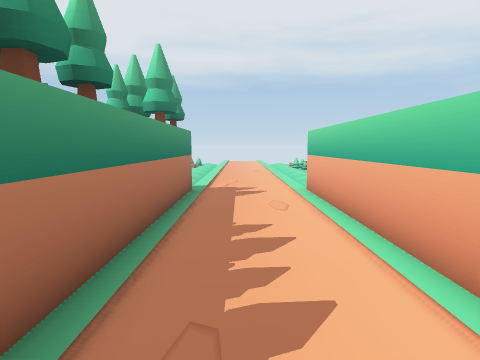
View 1 (above)

17 first-person views from a walk through a 3-D level made in the Unity game engine. The camera is 1.5 m above the floor, tilts 6° down and sees 75° across. The floor is counted in squares, 1 m on a side. Each view is taken from the middle of a square. On the plan, view 1 faces up. The plan holds only what a view shows up to about 15 squares ahead; the rest is blank. The place goes on beyond the plan.

View 2
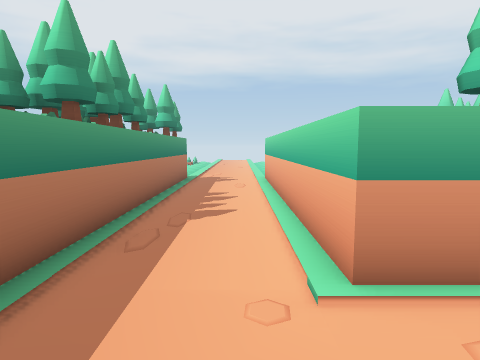

View 3
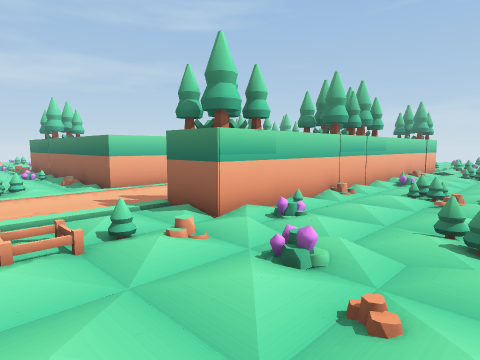

View 4
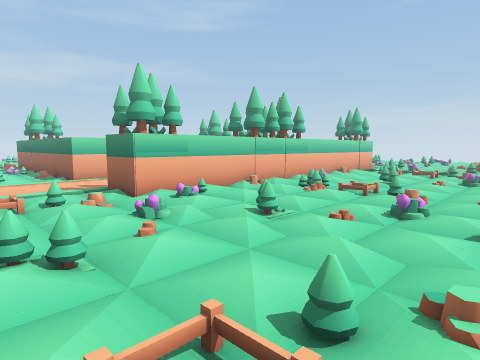

View 5
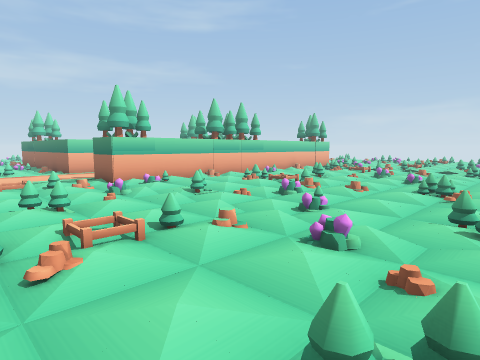

View 6
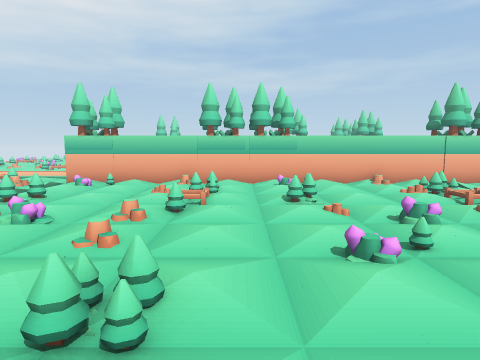

View 7
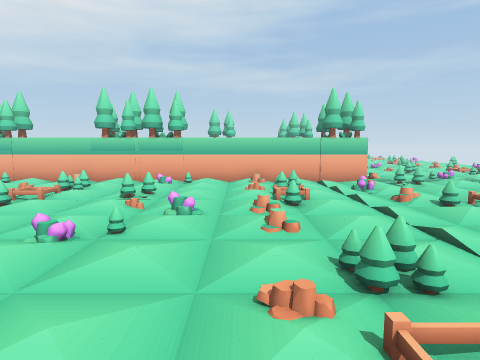

View 8
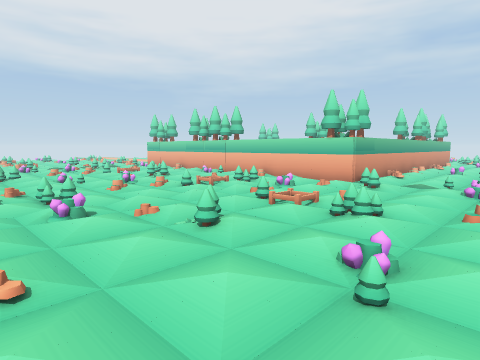

View 9
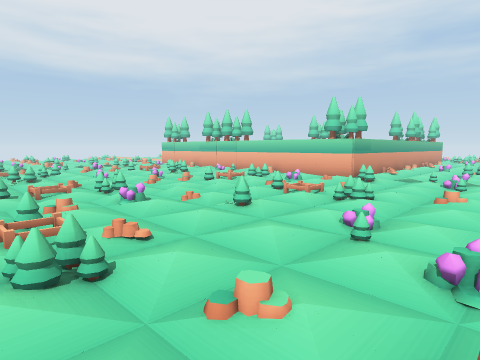

View 10
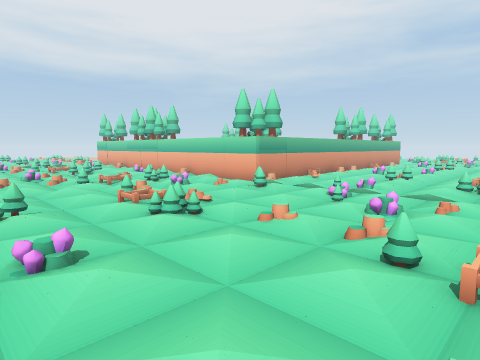

View 11
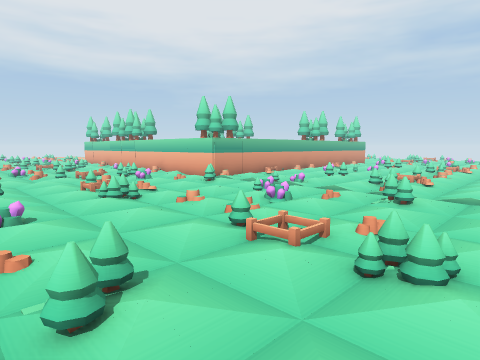

View 12
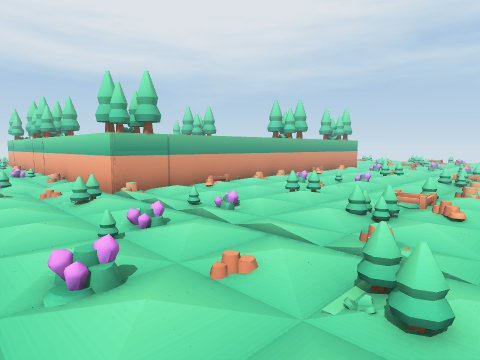

View 13
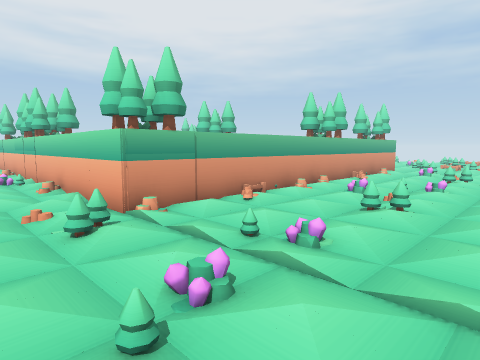

View 14
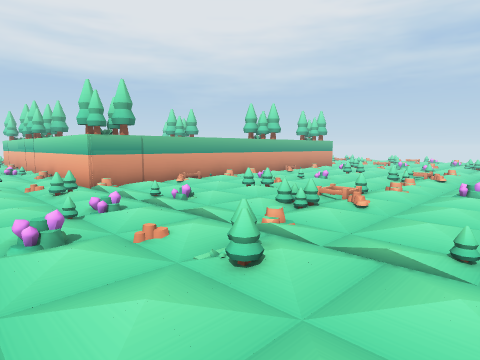

View 15
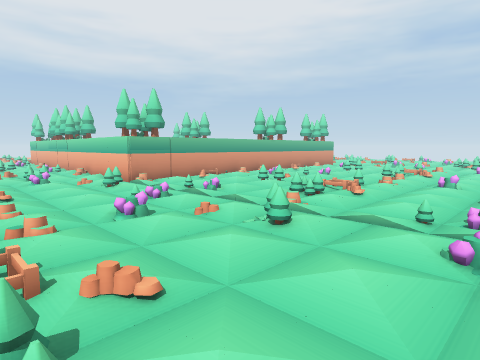

View 16
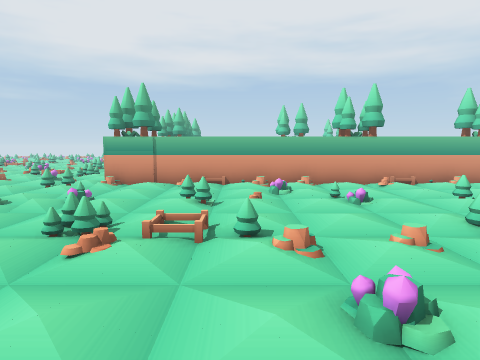

View 17
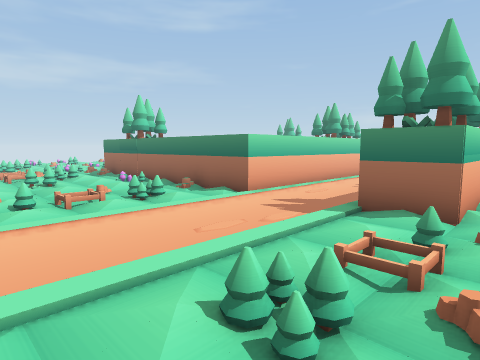

### Floor plan
Key: @ floor where view 1 was taken; # wall or solid block; . main floor; : floor 0.25 m higher than the main floor; / step, stairs or slope; = window, fence, low wall or low ledge; ^ raised ledge; O other object.
Columns run from 19 left of view 1 to 7 right of it. Each row starts with its distance up from view 1.
 18               .  ..
 17                 .........
 16   .  ..        ==......O...
 15     .......................
 14   ==......==............  .
 13    ....O.......O.......=...
 12    .O.......O..............
 11    .....................O..
 10    .............OO...^^#^#^
  9    =..:....=..:.OO...^
  8    .............^O...#
  7     ............^^...#
  6     /......./...^^...#
  5     =....O./=..O #...#
  4     ==...../==..OO...#
  3   ..............O#...#
  2    .............OO...#
  1   .=..:....=..:.OO...#
  0   ..............^^.@.#  OO
 -1   ..............^^...###OO
 -2  .../......./...^^......
 -3  O./=....O./=...^ .....
 -4   ./==...../==..^
 -5  ...............^   .
 -6  ..............#OO        O
 -7  ..............#OO        O
 -8  O.......O......###########
 -9  .....=.......=............
-10  . ....... ................
-11 .=.......=............O....
-12 ....................=......
-13  .O.......O................
-14   .........................
-15 .  ...............=./.....=
-16      ....O......:.. /O..:.
-17      .=.......=...........
-18       .... ...............
-19        ..=............O.
-20      .  ............
-21          .  ..       .

Positions as (right, up) in squares from view 1, and headings:
1: (0, 0), facing up
2: (1, -5), facing up
3: (-9, 15), facing down-right
4: (-13, 15), facing down-right
5: (-17, 16), facing down-right
6: (-17, 3), facing right
7: (-18, -2), facing right
8: (-17, -14), facing up-right
9: (-19, -15), facing up-right
10: (-14, -17), facing up-right
11: (-14, -20), facing up-right
12: (-8, -18), facing up-right
13: (-7, -15), facing up-right
14: (-8, -20), facing up-right
15: (-10, -21), facing up-right
16: (2, -21), facing up
17: (-5, 18), facing down-right
